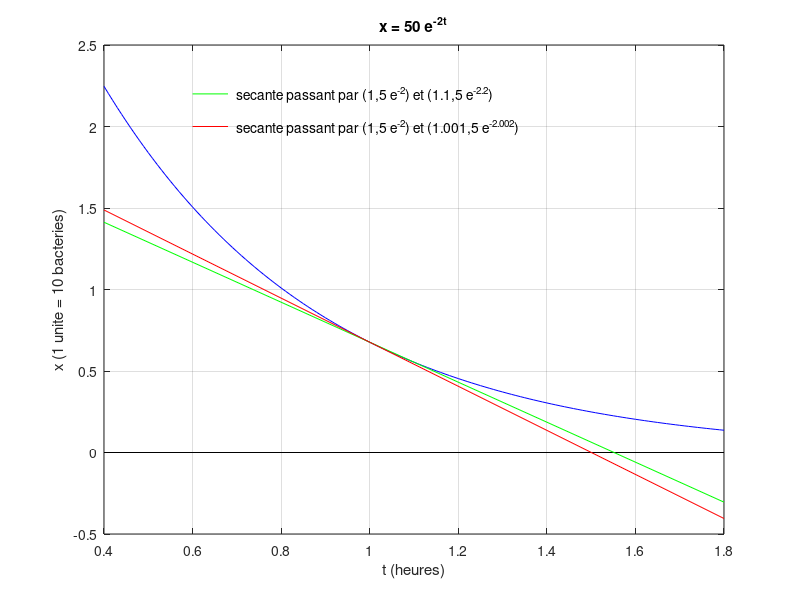

This chart was generated by the following MATLAB code:
close all;

% The x axis
x=0.4:1.4:1.8;
y=0*x;
plot(x,y,'k')
hold on

% The y axis
% y=0:1:1;
% x=0*y;
% plot(x,y,'k')

% Graph of  x = 5 e^{-2t}
x=0.4:0.01:1.8;
y = 5*exp(-2*x);
plot(x,y,'b')

% The secant through the point (1,5e^{-2}) and (1.1,5e^{-2.2})
m = (5*exp(-2) - 5*exp(-2.2))/(1-1.1);
x = 0.4:1.4:1.8;
y = 5*exp(-2) + m*(x-1);
plot(x,y,'g')
u = [0.6,0.68];
v = [2.2,2.2];
plot(u,v,'g')
text(0.7, 2.2, ['secante passant par (1,5 e^{-2}) et ' ...
                    '(1.1,5 e^{-2.2})'])

% The secant through the point (1,5e^{-2}) and (1.001, 5e^{-2.002})
m = (5*exp(-2) - 5*exp(-2.002))/(1-1.001);
y = 5*exp(-2) + m*(x-1);
plot(x,y,'r')
v = [2,2];
plot(u,v,'r')
text(0.7, 2.0, ['secante passant par (1,5 e^{-2}) et ' ...
                '(1.001,5 e^{-2.002})'])

% The title and the labels
grid on;
xlabel('t (heures)')
ylabel('x (1 unite = 10 bacteries)')
title('x = 50 e^{-2t}')
